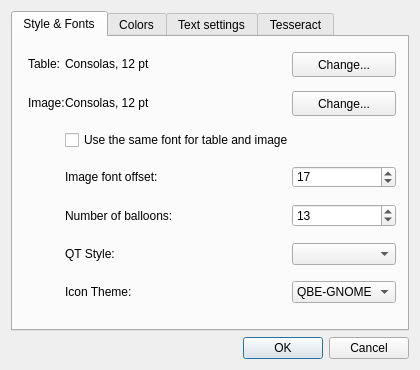
<?xml version="1.0" encoding="UTF-8"?>
<ui version="4.0">
 <class>SettingsDialog</class>
 <widget class="QDialog" name="SettingsDialog">
  <property name="geometry">
   <rect>
    <x>0</x>
    <y>0</y>
    <width>420</width>
    <height>370</height>
   </rect>
  </property>
  <property name="sizePolicy">
   <sizepolicy hsizetype="Maximum" vsizetype="Maximum">
    <horstretch>0</horstretch>
    <verstretch>0</verstretch>
   </sizepolicy>
  </property>
  <property name="minimumSize">
   <size>
    <width>420</width>
    <height>370</height>
   </size>
  </property>
  <property name="maximumSize">
   <size>
    <width>420</width>
    <height>370</height>
   </size>
  </property>
  <property name="windowTitle">
   <string>Settings...</string>
  </property>
  <layout class="QVBoxLayout" name="verticalLayout_3">
   <item>
    <layout class="QVBoxLayout" name="verticalLayout">
     <property name="sizeConstraint">
      <enum>QLayout::SetMaximumSize</enum>
     </property>
     <item>
      <widget class="QTabWidget" name="tabSetting">
       <property name="tabPosition">
        <enum>QTabWidget::North</enum>
       </property>
       <property name="tabShape">
        <enum>QTabWidget::Rounded</enum>
       </property>
       <property name="currentIndex">
        <number>0</number>
       </property>
       <widget class="QWidget" name="FontSett">
        <attribute name="title">
         <string>Style &amp;&amp; Fonts</string>
        </attribute>
        <widget class="QFrame" name="fontFrame">
         <property name="geometry">
          <rect>
           <x>6</x>
           <y>6</y>
           <width>386</width>
           <height>276</height>
          </rect>
         </property>
         <property name="sizePolicy">
          <sizepolicy hsizetype="Expanding" vsizetype="Expanding">
           <horstretch>0</horstretch>
           <verstretch>0</verstretch>
          </sizepolicy>
         </property>
         <layout class="QGridLayout" name="gridLayout_2">
          <property name="sizeConstraint">
           <enum>QLayout::SetNoConstraint</enum>
          </property>
          <property name="bottomMargin">
           <number>16</number>
          </property>
          <property name="horizontalSpacing">
           <number>0</number>
          </property>
          <property name="verticalSpacing">
           <number>16</number>
          </property>
          <item row="6" column="3">
           <widget class="QComboBox" name="themeComboBox">
            <item>
             <property name="text">
              <string>QBE-GNOME</string>
             </property>
            </item>
            <item>
             <property name="text">
              <string>QBE-Faenza</string>
             </property>
            </item>
            <item>
             <property name="text">
              <string>QBE-Oxygen</string>
             </property>
            </item>
            <item>
             <property name="text">
              <string>QBE-Tango</string>
             </property>
            </item>
           </widget>
          </item>
          <item row="4" column="1">
           <widget class="QLabel" name="balloonsLabel">
            <property name="text">
             <string>Number of balloons:</string>
            </property>
           </widget>
          </item>
          <item row="0" column="2">
           <spacer name="horizontalSpacer_7">
            <property name="orientation">
             <enum>Qt::Horizontal</enum>
            </property>
            <property name="sizeHint" stdset="0">
             <size>
              <width>40</width>
              <height>20</height>
             </size>
            </property>
           </spacer>
          </item>
          <item row="5" column="1">
           <widget class="QLabel" name="styleLabel">
            <property name="text">
             <string>QT Style:</string>
            </property>
           </widget>
          </item>
          <item row="4" column="3">
           <widget class="QSpinBox" name="ballonsSpinBox">
            <property name="toolTip">
             <string>How many &quot;balloons&quot; should be shown on image.</string>
            </property>
            <property name="minimum">
             <number>1</number>
            </property>
            <property name="value">
             <number>13</number>
            </property>
           </widget>
          </item>
          <item row="3" column="3">
           <widget class="QSpinBox" name="offsetSpinBox">
            <property name="toolTip">
             <string>How far should be displayed symbol from baseline.</string>
            </property>
            <property name="value">
             <number>17</number>
            </property>
           </widget>
          </item>
          <item row="0" column="1">
           <widget class="QLabel" name="fontLabel">
            <property name="text">
             <string>Consolas, 12 pt</string>
            </property>
           </widget>
          </item>
          <item row="3" column="1" colspan="2">
           <widget class="QLabel" name="offsetLabel">
            <property name="text">
             <string>Image font offset:</string>
            </property>
           </widget>
          </item>
          <item row="6" column="1">
           <widget class="QLabel" name="themeLabel">
            <property name="text">
             <string>Icon Theme:</string>
            </property>
           </widget>
          </item>
          <item row="0" column="3">
           <widget class="QPushButton" name="fontButton">
            <property name="minimumSize">
             <size>
              <width>85</width>
              <height>25</height>
             </size>
            </property>
            <property name="text">
             <string>Change...</string>
            </property>
           </widget>
          </item>
          <item row="1" column="1">
           <widget class="QLabel" name="fontImageLabel">
            <property name="text">
             <string>Consolas, 12 pt</string>
            </property>
           </widget>
          </item>
          <item row="1" column="2">
           <spacer name="horizontalSpacer_8">
            <property name="orientation">
             <enum>Qt::Horizontal</enum>
            </property>
            <property name="sizeHint" stdset="0">
             <size>
              <width>40</width>
              <height>20</height>
             </size>
            </property>
           </spacer>
          </item>
          <item row="1" column="0">
           <widget class="QLabel" name="fontImageLbl">
            <property name="text">
             <string>Image:</string>
            </property>
           </widget>
          </item>
          <item row="5" column="3">
           <widget class="QComboBox" name="styleComboBox"/>
          </item>
          <item row="1" column="3">
           <widget class="QPushButton" name="fontImageButton">
            <property name="minimumSize">
             <size>
              <width>85</width>
              <height>25</height>
             </size>
            </property>
            <property name="text">
             <string>Change...</string>
            </property>
           </widget>
          </item>
          <item row="2" column="1" colspan="3">
           <widget class="QCheckBox" name="useSameFontCB">
            <property name="text">
             <string>Use the same font for table and image</string>
            </property>
           </widget>
          </item>
          <item row="0" column="0">
           <widget class="QLabel" name="fontTableLbl">
            <property name="text">
             <string>Table:</string>
            </property>
           </widget>
          </item>
         </layout>
         <zorder>fontLabel</zorder>
         <zorder>fontTableLbl</zorder>
         <zorder>fontButton</zorder>
         <zorder>fontImageLabel</zorder>
         <zorder>fontImageLbl</zorder>
         <zorder>fontImageButton</zorder>
         <zorder>useSameFontCB</zorder>
         <zorder>offsetLabel</zorder>
         <zorder>offsetSpinBox</zorder>
         <zorder>balloonsLabel</zorder>
         <zorder>ballonsSpinBox</zorder>
         <zorder>styleLabel</zorder>
         <zorder>styleComboBox</zorder>
         <zorder>themeLabel</zorder>
         <zorder>themeComboBox</zorder>
        </widget>
       </widget>
       <widget class="QWidget" name="ColorsSett">
        <attribute name="title">
         <string>Colors</string>
        </attribute>
        <widget class="QWidget" name="layoutWidget">
         <property name="geometry">
          <rect>
           <x>0</x>
           <y>10</y>
           <width>391</width>
           <height>270</height>
          </rect>
         </property>
         <layout class="QVBoxLayout" name="verticalLayout_5">
          <item>
           <widget class="QFrame" name="colorsFrame">
            <property name="sizePolicy">
             <sizepolicy hsizetype="Expanding" vsizetype="Expanding">
              <horstretch>0</horstretch>
              <verstretch>0</verstretch>
             </sizepolicy>
            </property>
            <layout class="QGridLayout" name="gridLayout">
             <item row="0" column="0">
              <widget class="QLabel" name="imageFontColorLabel">
               <property name="text">
                <string>Image font:</string>
               </property>
              </widget>
             </item>
             <item row="0" column="1">
              <spacer name="horizontalSpacer_9">
               <property name="orientation">
                <enum>Qt::Horizontal</enum>
               </property>
               <property name="sizeHint" stdset="0">
                <size>
                 <width>40</width>
                 <height>20</height>
                </size>
               </property>
              </spacer>
             </item>
             <item row="0" column="2">
              <widget class="QPushButton" name="imageFontColorButton">
               <property name="maximumSize">
                <size>
                 <width>75</width>
                 <height>26</height>
                </size>
               </property>
               <property name="text">
                <string/>
               </property>
              </widget>
             </item>
             <item row="1" column="0">
              <widget class="QLabel" name="colorRectLabel">
               <property name="text">
                <string>Selection rectangle:</string>
               </property>
              </widget>
             </item>
             <item row="1" column="1">
              <spacer name="horizontalSpacer_2">
               <property name="orientation">
                <enum>Qt::Horizontal</enum>
               </property>
               <property name="sizeType">
                <enum>QSizePolicy::MinimumExpanding</enum>
               </property>
               <property name="sizeHint" stdset="0">
                <size>
                 <width>25</width>
                 <height>12</height>
                </size>
               </property>
              </spacer>
             </item>
             <item row="1" column="2">
              <widget class="QPushButton" name="colorRectButton">
               <property name="maximumSize">
                <size>
                 <width>75</width>
                 <height>26</height>
                </size>
               </property>
               <property name="text">
                <string/>
               </property>
              </widget>
             </item>
             <item row="2" column="0">
              <widget class="QLabel" name="colorBoxLabel">
               <property name="text">
                <string>Selection fill:</string>
               </property>
              </widget>
             </item>
             <item row="2" column="1">
              <spacer name="horizontalSpacer_3">
               <property name="orientation">
                <enum>Qt::Horizontal</enum>
               </property>
               <property name="sizeType">
                <enum>QSizePolicy::Minimum</enum>
               </property>
               <property name="sizeHint" stdset="0">
                <size>
                 <width>25</width>
                 <height>12</height>
                </size>
               </property>
              </spacer>
             </item>
             <item row="2" column="2">
              <widget class="QPushButton" name="rectFillColorButton">
               <property name="maximumSize">
                <size>
                 <width>75</width>
                 <height>26</height>
                </size>
               </property>
               <property name="text">
                <string/>
               </property>
              </widget>
             </item>
             <item row="3" column="0">
              <widget class="QLabel" name="colorBoxLabel_2">
               <property name="text">
                <string>Boxes:</string>
               </property>
              </widget>
             </item>
             <item row="3" column="1">
              <spacer name="horizontalSpacer_4">
               <property name="orientation">
                <enum>Qt::Horizontal</enum>
               </property>
               <property name="sizeType">
                <enum>QSizePolicy::Minimum</enum>
               </property>
               <property name="sizeHint" stdset="0">
                <size>
                 <width>25</width>
                 <height>12</height>
                </size>
               </property>
              </spacer>
             </item>
             <item row="3" column="2">
              <widget class="QPushButton" name="colorBoxButton">
               <property name="maximumSize">
                <size>
                 <width>75</width>
                 <height>26</height>
                </size>
               </property>
               <property name="text">
                <string/>
               </property>
              </widget>
             </item>
             <item row="4" column="0">
              <widget class="QLabel" name="backgroundColorLabel">
               <property name="text">
                <string>Background:</string>
               </property>
              </widget>
             </item>
             <item row="4" column="1">
              <spacer name="horizontalSpacer_5">
               <property name="orientation">
                <enum>Qt::Horizontal</enum>
               </property>
               <property name="sizeType">
                <enum>QSizePolicy::MinimumExpanding</enum>
               </property>
               <property name="sizeHint" stdset="0">
                <size>
                 <width>25</width>
                 <height>12</height>
                </size>
               </property>
              </spacer>
             </item>
             <item row="4" column="2">
              <widget class="QPushButton" name="backgroundColorButton">
               <property name="maximumSize">
                <size>
                 <width>75</width>
                 <height>26</height>
                </size>
               </property>
               <property name="text">
                <string/>
               </property>
              </widget>
             </item>
            </layout>
           </widget>
          </item>
          <item>
           <spacer name="verticalSpacer_2">
            <property name="orientation">
             <enum>Qt::Vertical</enum>
            </property>
            <property name="sizeHint" stdset="0">
             <size>
              <width>20</width>
              <height>88</height>
             </size>
            </property>
           </spacer>
          </item>
         </layout>
        </widget>
       </widget>
       <widget class="QWidget" name="TextSett">
        <attribute name="title">
         <string>Text settings</string>
        </attribute>
        <widget class="QWidget" name="layoutWidget_2">
         <property name="geometry">
          <rect>
           <x>10</x>
           <y>10</y>
           <width>183</width>
           <height>256</height>
          </rect>
         </property>
         <layout class="QVBoxLayout" name="verticalLayout_4">
          <property name="sizeConstraint">
           <enum>QLayout::SetNoConstraint</enum>
          </property>
          <item>
           <layout class="QHBoxLayout" name="horizontalLayout_1">
            <item>
             <widget class="QLabel" name="lblWordSpace">
              <property name="text">
               <string>Word space:</string>
              </property>
             </widget>
            </item>
            <item>
             <spacer name="horizontalSpacer">
              <property name="orientation">
               <enum>Qt::Horizontal</enum>
              </property>
              <property name="sizeHint" stdset="0">
               <size>
                <width>40</width>
                <height>20</height>
               </size>
              </property>
             </spacer>
            </item>
            <item>
             <widget class="QSpinBox" name="sbWordSpace">
              <property name="toolTip">
               <string>If the space between 2 symbol will be bigger than this number, space will be inserted between these symbols</string>
              </property>
              <property name="value">
               <number>6</number>
              </property>
             </widget>
            </item>
           </layout>
          </item>
          <item>
           <layout class="QHBoxLayout" name="horizontalLayout_2">
            <item>
             <widget class="QLabel" name="lblParaIndent">
              <property name="text">
               <string>Paragraph indent:</string>
              </property>
             </widget>
            </item>
            <item>
             <spacer name="horizontalSpacer_6">
              <property name="orientation">
               <enum>Qt::Horizontal</enum>
              </property>
              <property name="sizeHint" stdset="0">
               <size>
                <width>40</width>
                <height>20</height>
               </size>
              </property>
             </spacer>
            </item>
            <item>
             <widget class="QSpinBox" name="spParaIndent">
              <property name="toolTip">
               <string>If the space of  first letter in line is bigger than this number, new paragraph will be started</string>
              </property>
              <property name="value">
               <number>15</number>
              </property>
             </widget>
            </item>
           </layout>
          </item>
          <item>
           <layout class="QVBoxLayout" name="verticalLayout_2">
            <item>
             <widget class="Line" name="line">
              <property name="orientation">
               <enum>Qt::Horizontal</enum>
              </property>
             </widget>
            </item>
            <item>
             <widget class="QLabel" name="lblLigatures">
              <property name="text">
               <string>Ligatures:</string>
              </property>
             </widget>
            </item>
            <item>
             <widget class="QPlainTextEdit" name="pteLigatures">
              <property name="sizePolicy">
               <sizepolicy hsizetype="Expanding" vsizetype="Expanding">
                <horstretch>0</horstretch>
                <verstretch>0</verstretch>
               </sizepolicy>
              </property>
              <property name="maximumSize">
               <size>
                <width>16777215</width>
                <height>16777215</height>
               </size>
              </property>
              <property name="plainText">
               <string>fi
fl</string>
              </property>
             </widget>
            </item>
           </layout>
          </item>
         </layout>
        </widget>
        <widget class="QCheckBox" name="cbOpenDialog">
         <property name="geometry">
          <rect>
           <x>10</x>
           <y>270</y>
           <width>381</width>
           <height>18</height>
          </rect>
         </property>
         <property name="text">
          <string>Open dialog before import/export</string>
         </property>
         <property name="checked">
          <bool>true</bool>
         </property>
        </widget>
        <widget class="QLabel" name="lblLigaturesHelp">
         <property name="geometry">
          <rect>
           <x>165</x>
           <y>90</y>
           <width>221</width>
           <height>171</height>
          </rect>
         </property>
         <property name="text">
          <string>&lt;!DOCTYPE HTML PUBLIC &quot;-//W3C//DTD HTML 4.0//EN&quot; &quot;http://www.w3.org/TR/REC-html40/strict.dtd&quot;&gt;
&lt;html&gt;&lt;head&gt;&lt;meta name=&quot;qrichtext&quot; content=&quot;1&quot; /&gt;&lt;style type=&quot;text/css&quot;&gt;
p, li { white-space: pre-wrap; }
&lt;/style&gt;&lt;/head&gt;&lt;body style=&quot; font-family:'MS Shell Dlg 2'; font-size:8.25pt; font-weight:400; font-style:normal;&quot;&gt;
&lt;ul style=&quot;margin-top: 0px; margin-bottom: 0px; margin-left: 0px; margin-right: 0px; -qt-list-indent: 1;&quot;&gt;&lt;li style=&quot; font-size:8pt;&quot; style=&quot; margin-top:12px; margin-bottom:0px; margin-left:0px; margin-right:0px; -qt-block-indent:0; text-indent:0px;&quot;&gt;&lt;span style=&quot; font-weight:600;&quot;&gt;Ligatures&lt;/span&gt; are used during import of text file to boxes/symbols.&lt;/li&gt;
&lt;li style=&quot; font-size:8pt;&quot; style=&quot; margin-top:0px; margin-bottom:0px; margin-left:0px; margin-right:0px; -qt-block-indent:0; text-indent:0px;&quot;&gt;Enter &lt;span style=&quot; font-weight:600;&quot;&gt;one&lt;/span&gt; &lt;span style=&quot; font-weight:600;&quot;&gt;ligature&lt;/span&gt; per line&lt;/li&gt;
&lt;li style=&quot; font-size:8pt;&quot; style=&quot; margin-top:0px; margin-bottom:0px; margin-left:0px; margin-right:0px; -qt-block-indent:0; text-indent:0px;&quot;&gt;&lt;span style=&quot; font-weight:600;&quot;&gt;Spaces&lt;/span&gt; will be keeped&lt;/li&gt;
&lt;li style=&quot; font-size:8pt;&quot; style=&quot; margin-top:0px; margin-bottom:0px; margin-left:0px; margin-right:0px; -qt-block-indent:0; text-indent:0px;&quot;&gt;&lt;span style=&quot; font-weight:600;&quot;&gt;Empty lines&lt;/span&gt; will be removed&lt;/li&gt;
&lt;li style=&quot; font-size:8pt;&quot; style=&quot; margin-top:0px; margin-bottom:0px; margin-left:0px; margin-right:0px; -qt-block-indent:0; text-indent:0px;&quot;&gt;&lt;span style=&quot; font-weight:600;&quot;&gt;Duplicates&lt;/span&gt; will be removed too&lt;/li&gt;&lt;/ul&gt;&lt;/body&gt;&lt;/html&gt;</string>
         </property>
         <property name="textFormat">
          <enum>Qt::RichText</enum>
         </property>
         <property name="alignment">
          <set>Qt::AlignLeading|Qt::AlignLeft|Qt::AlignTop</set>
         </property>
         <property name="wordWrap">
          <bool>true</bool>
         </property>
         <property name="indent">
          <number>-1</number>
         </property>
        </widget>
        <widget class="QLabel" name="label">
         <property name="geometry">
          <rect>
           <x>195</x>
           <y>10</y>
           <width>186</width>
           <height>51</height>
          </rect>
         </property>
         <property name="text">
          <string>&lt;b&gt;Word space&lt;/b&gt; and &lt;b&gt;Paragraph indent&lt;/b&gt; it used during export to text file</string>
         </property>
         <property name="alignment">
          <set>Qt::AlignLeading|Qt::AlignLeft|Qt::AlignTop</set>
         </property>
         <property name="wordWrap">
          <bool>true</bool>
         </property>
        </widget>
       </widget>
       <widget class="QWidget" name="TesseractSett">
        <attribute name="title">
         <string>Tesseract</string>
        </attribute>
        <widget class="QLabel" name="lblPrefix">
         <property name="geometry">
          <rect>
           <x>1</x>
           <y>20</y>
           <width>111</width>
           <height>21</height>
          </rect>
         </property>
         <property name="text">
          <string notr="true">TESSDATA_PREFIX:</string>
         </property>
         <property name="alignment">
          <set>Qt::AlignRight|Qt::AlignTrailing|Qt::AlignVCenter</set>
         </property>
        </widget>
        <widget class="QPushButton" name="pbSelectDP">
         <property name="enabled">
          <bool>true</bool>
         </property>
         <property name="geometry">
          <rect>
           <x>320</x>
           <y>20</y>
           <width>71</width>
           <height>21</height>
          </rect>
         </property>
         <property name="text">
          <string>Select...</string>
         </property>
        </widget>
        <widget class="QLineEdit" name="lnPrefix">
         <property name="enabled">
          <bool>true</bool>
         </property>
         <property name="geometry">
          <rect>
           <x>120</x>
           <y>20</y>
           <width>192</width>
           <height>20</height>
          </rect>
         </property>
         <property name="toolTip">
          <string>&lt;html&gt;&lt;head/&gt;&lt;body&gt;&lt;p&gt;&lt;br/&gt;&lt;/p&gt;&lt;/body&gt;&lt;/html&gt;</string>
         </property>
         <property name="text">
          <string/>
         </property>
        </widget>
        <widget class="QLabel" name="lblLang">
         <property name="geometry">
          <rect>
           <x>9</x>
           <y>60</y>
           <width>101</width>
           <height>20</height>
          </rect>
         </property>
         <property name="text">
          <string>Language:</string>
         </property>
         <property name="alignment">
          <set>Qt::AlignRight|Qt::AlignTrailing|Qt::AlignVCenter</set>
         </property>
        </widget>
        <widget class="QComboBox" name="cbLang">
         <property name="geometry">
          <rect>
           <x>120</x>
           <y>60</y>
           <width>191</width>
           <height>20</height>
          </rect>
         </property>
         <property name="toolTip">
          <string>&lt;html&gt;&lt;head/&gt;&lt;body&gt;&lt;p&gt;Available languages&lt;/p&gt;&lt;/body&gt;&lt;/html&gt;</string>
         </property>
        </widget>
        <widget class="QPushButton" name="pbCheck">
         <property name="geometry">
          <rect>
           <x>320</x>
           <y>60</y>
           <width>71</width>
           <height>21</height>
          </rect>
         </property>
         <property name="text">
          <string>Check</string>
         </property>
        </widget>
        <widget class="QLabel" name="lblNote">
         <property name="geometry">
          <rect>
           <x>10</x>
           <y>100</y>
           <width>371</width>
           <height>91</height>
          </rect>
         </property>
         <property name="text">
          <string>&lt;html&gt;&lt;head/&gt;&lt;body&gt;&lt;p&gt;&lt;span style=&quot; font-weight:600; color:#ff0000;&quot;&gt;Note:&lt;/span&gt; You must set &lt;span style=&quot; font-weight:600;&quot;&gt;Data Path&lt;/span&gt; with tesseract (&amp;gt;=3.00 and &amp;lt;=3.02) language files! Otherwise program can not find language data files. &lt;/p&gt;&lt;/body&gt;&lt;/html&gt;</string>
         </property>
         <property name="alignment">
          <set>Qt::AlignLeading|Qt::AlignLeft|Qt::AlignTop</set>
         </property>
         <property name="wordWrap">
          <bool>true</bool>
         </property>
        </widget>
       </widget>
      </widget>
     </item>
     <item>
      <widget class="QDialogButtonBox" name="buttonBox">
       <property name="standardButtons">
        <set>QDialogButtonBox::Cancel|QDialogButtonBox::Ok</set>
       </property>
      </widget>
     </item>
    </layout>
   </item>
  </layout>
 </widget>
 <resources/>
 <connections>
  <connection>
   <sender>useSameFontCB</sender>
   <signal>toggled(bool)</signal>
   <receiver>fontImageLbl</receiver>
   <slot>setDisabled(bool)</slot>
   <hints>
    <hint type="sourcelabel">
     <x>232</x>
     <y>122</y>
    </hint>
    <hint type="destinationlabel">
     <x>45</x>
     <y>91</y>
    </hint>
   </hints>
  </connection>
  <connection>
   <sender>useSameFontCB</sender>
   <signal>toggled(bool)</signal>
   <receiver>fontImageButton</receiver>
   <slot>setDisabled(bool)</slot>
   <hints>
    <hint type="sourcelabel">
     <x>232</x>
     <y>122</y>
    </hint>
    <hint type="destinationlabel">
     <x>354</x>
     <y>91</y>
    </hint>
   </hints>
  </connection>
  <connection>
   <sender>useSameFontCB</sender>
   <signal>toggled(bool)</signal>
   <receiver>fontImageLabel</receiver>
   <slot>setDisabled(bool)</slot>
   <hints>
    <hint type="sourcelabel">
     <x>232</x>
     <y>122</y>
    </hint>
    <hint type="destinationlabel">
     <x>119</x>
     <y>91</y>
    </hint>
   </hints>
  </connection>
  <connection>
   <sender>buttonBox</sender>
   <signal>rejected()</signal>
   <receiver>SettingsDialog</receiver>
   <slot>close()</slot>
   <hints>
    <hint type="sourcelabel">
     <x>209</x>
     <y>346</y>
    </hint>
    <hint type="destinationlabel">
     <x>209</x>
     <y>184</y>
    </hint>
   </hints>
  </connection>
 </connections>
</ui>
